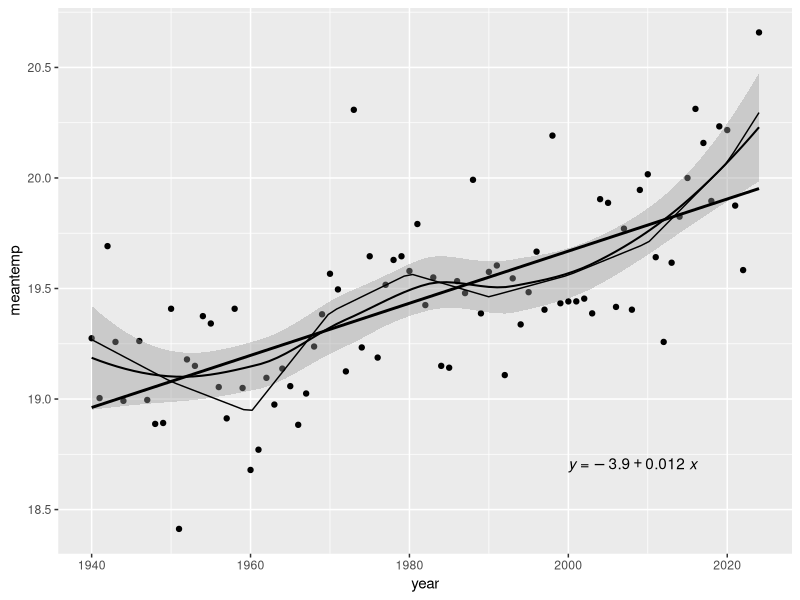
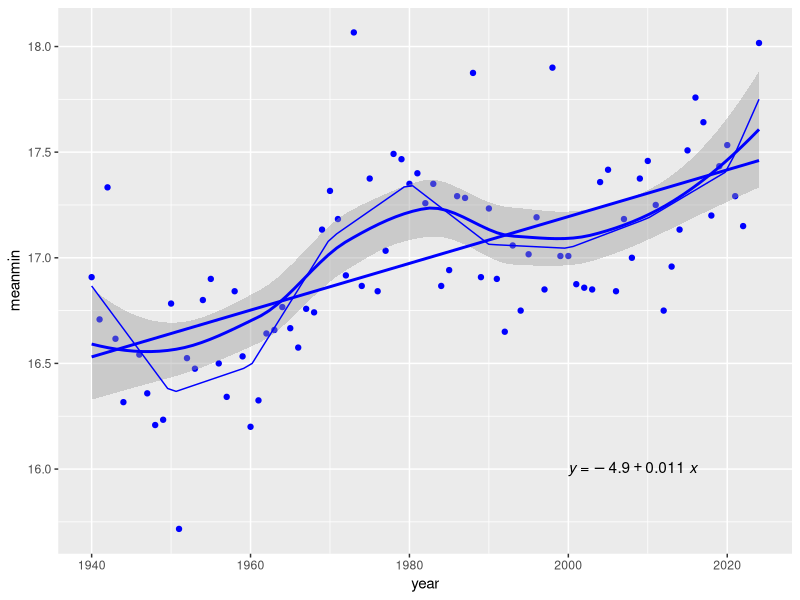
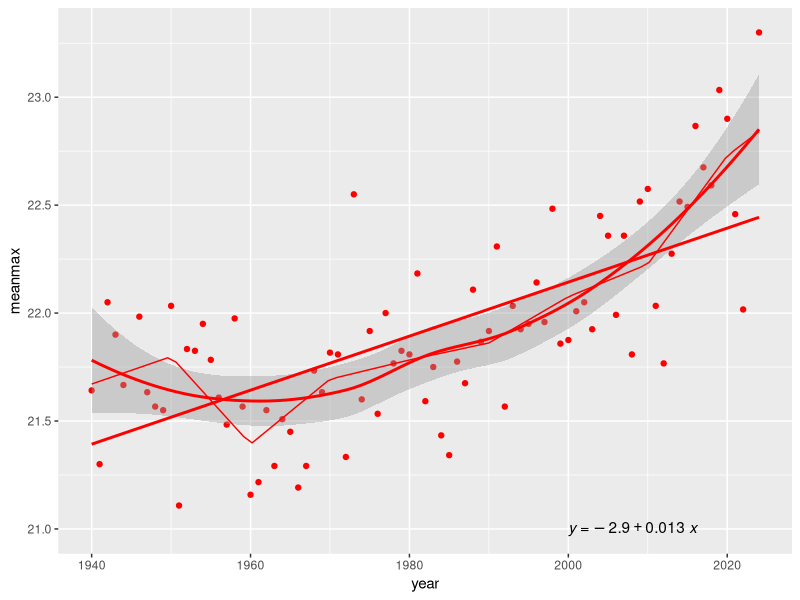
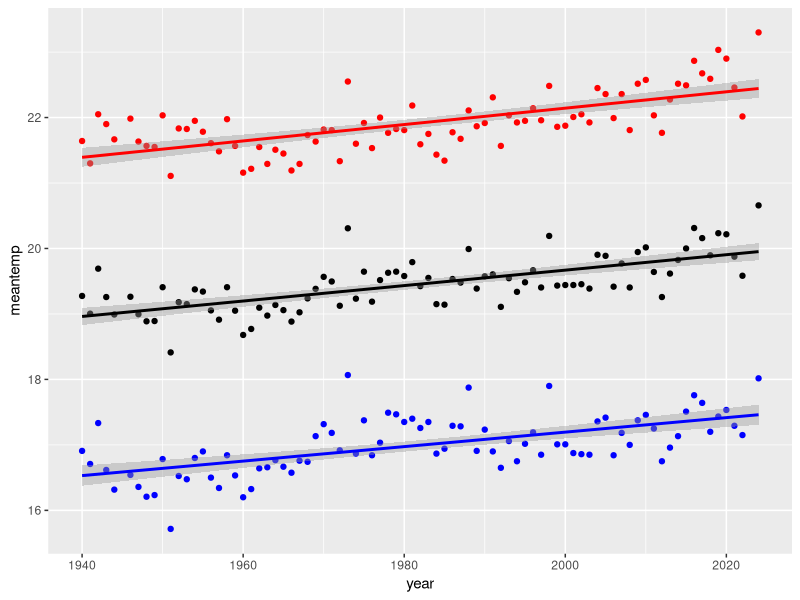
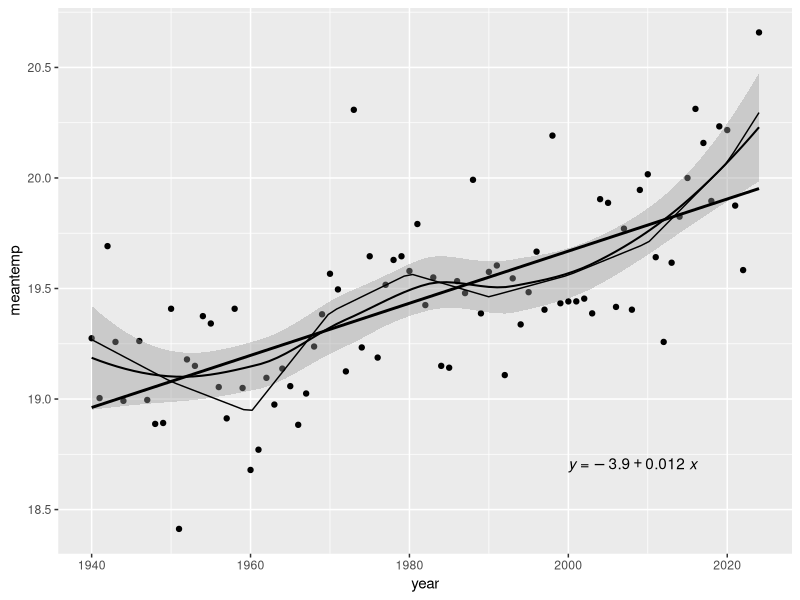
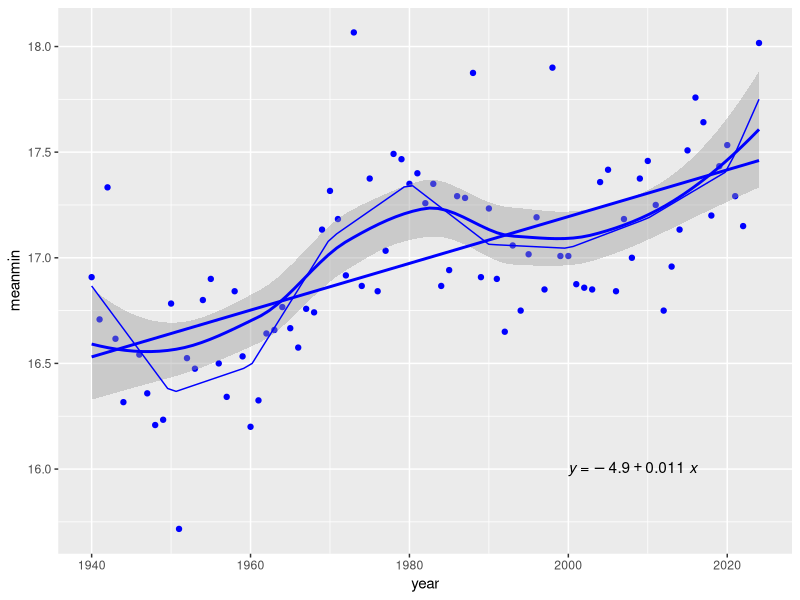
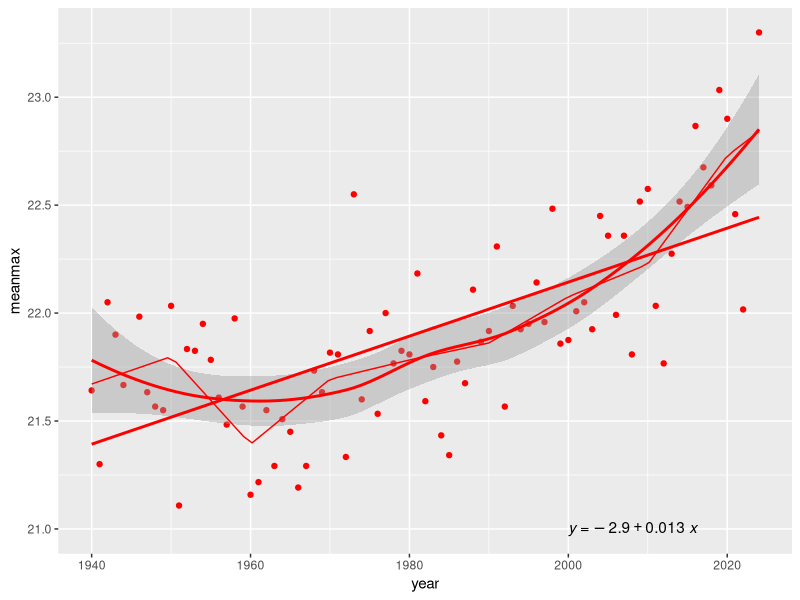
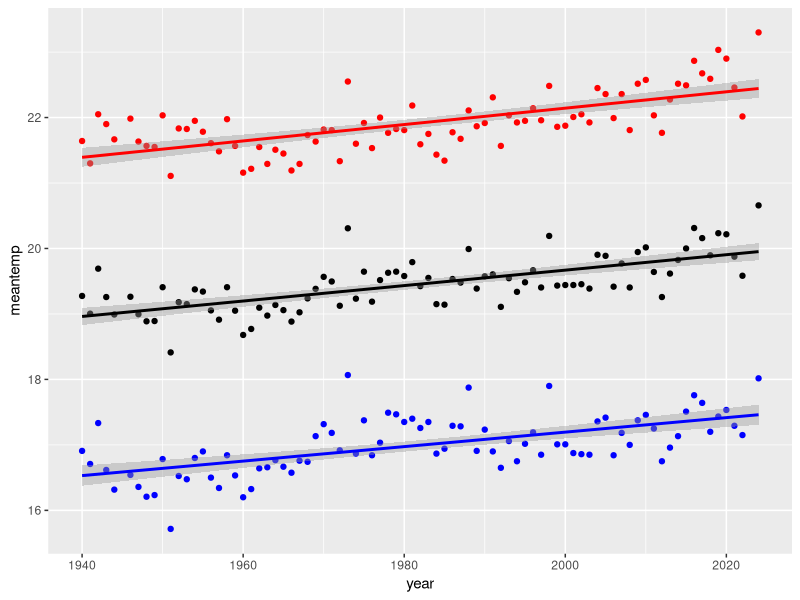

Reproduce these figures in R, in order. (Note: this script raises an error after producing the figures.)
## This script examines changepoints

## Load modules ##
library(lubridate)
library(dplyr)
library(ggplot2)
library(nlme)
library(segmented)
library(ggpubr)
library(splines)

setwd("C:/Users/sophm/UQ/QBIO7008/ProjectData/ClimateModelling")

# Read in data and clean
homvar_month <- read.csv("data/cipsap/Lord-Howe-Island-Aero_variables_monthly_1940_2024_hom.csv") |>
  rename_with(tolower) |>
  mutate(date = dmy(paste(1, month, year))) |>
  mutate(across(where(is.numeric), ~ replace(.x, .x == -99.9, NA))) |>
  dplyr::select(!c(country, station.name, day, dtr)) |>
  # Add seasonality
  mutate(season = case_when(month <3 | month == 12 ~ "DJF",
                            month < 6 ~ "MAM",
                            month < 9 ~ "JJA", 
                            month < 12 ~ "SON"))

# Make into annual dataset
annual_t <- homvar_month |>
    group_by(year) |>
    filter(!any(is.na(tmean), is.na(tmax), is.na(tmin))) |>
    summarise(meantemp = mean(tmean),
              meanmin = mean(tmin),
              meanmax = mean(tmax))

# For linear windows (decadal)
# Create knots every 10 years
knots_10yr <- seq(ceiling(min(annual_t$year) / 10) * 10, floor(max(annual_t$year) / 10) * 10, by = 10)

# Remove first/last years if they fall on the boundaries
knots_10yr <- knots_10yr[knots_10yr > min(annual_t$year) &knots_10yr < max(annual_t$year)]

# Plot MEAN TEMP TRENDS (lm, loess and linear piecewise trends)
ggplot(annual_t, aes(year, meantemp)) +
  geom_point(colour = "black") +
  geom_smooth(method = "loess", se = TRUE, colour = "black", linewidth = 0.7) +
  geom_smooth(method = "lm", se = FALSE, colour = "black", linewidth = 1) +
  stat_regline_equation(label.x = 2000, label.y = 18.7) +
  geom_smooth(method = "lm",formula = y ~ splines::bs(x,degree = 1,knots = knots_10yr), se = FALSE, linewidth = 0.5, colour = "black")
  
ggsave(paste("./graphs/changetrends_", "meantemp", ".jpeg", sep = ""))








# Plot MIN TEMP TRENDS (lm and loess)
ggplot(annual_t, aes(year, meanmin)) +
  geom_point(colour = "blue") +
  geom_smooth(method = "loess", se = TRUE, colour = "blue") +
  geom_smooth(method = "lm", se = FALSE, colour = "blue") +
  stat_regline_equation(label.x = 2000, label.y = 16) +
  geom_smooth(method = "lm",formula = y ~ splines::bs(x,degree = 1,knots = knots_10yr), se = FALSE, linewidth = 0.5, colour = "blue")
ggsave(paste("./graphs/changetrends_", "mintemp", ".jpeg", sep = ""))

# Plot MAX TEMP TRENDS (lm and loess)
ggplot(annual_t, aes(year, meanmax)) +
  geom_point(colour = "red") +
  geom_smooth(method = "loess", se = TRUE, colour = "red") +
  geom_smooth(method = "lm", se = FALSE, colour = "red") +
  stat_regline_equation(label.x = 2000, label.y = 21) +
  geom_smooth(method = "lm",formula = y ~ splines::bs(x,degree = 1,knots = knots_10yr), se = FALSE, linewidth = 0.5, colour = "red")

ggsave(paste("./graphs/changetrends_", "maxtemp", ".jpeg", sep = ""))

# Plot data 
ggplot(annual_t) +
  geom_point(aes(year, meantemp), colour = "black") +
  geom_smooth(aes(year, meantemp), method = "lm", se = TRUE, , colour = "black") +
  geom_point(aes(year, meanmin), colour = "blue") +
  geom_smooth(aes(year, meanmin), method = "lm", se = TRUE, colour = "blue") +
  geom_point(aes(year, meanmax), colour = "red") +
  geom_smooth(aes(year, meanmax), method = "lm", se = TRUE, colour = "red")

ggsave(paste("./graphs/changetrends_", "alltemp", ".jpeg", sep = ""))


# MEAN TEMP # Compare to basic linear model
m0 <- lm(meantemp ~ year, data = adj_t)
# Fit one estimated breakpoint
m0_seg <- segmented(
  m0,
  seg.Z = ~ year,
  psi = c(1980),   # starting guess
  npsi = 1
)
summary(m0_seg)
# 1948.33 estimated change

m0_seg$psi
slope(m0_seg)

# MEAN TEMP # Compare to adjusted dataset
m_adj <- lm(meanadj ~ year, data = adj_t)
# Fit one estimated breakpoint
m_adj_seg <- segmented(
  m_adj,
  seg.Z = ~ year,
  psi = c(1980),   # starting guess
  npsi = 1
)
summary(m_adj_seg)
# 1979  estimated change

m_adj_seg$psi
slope(m_adj_seg)

# Compare results
AIC(m0, m0_seg)
davies.test(m0, seg.Z = ~ year)

acf(residuals(m_seg))

adj_post <- adj |>
  filter(t>1940)

model <- piecewise.linear(adj_t$year,adj_t$meanadj, CI=FALSE)
plot(model)
print(model)
predict(model, 2001)

### STILL TO DO - Check autocorrelation for time series?? ###


plot(
  adj_t$year,
  adj_t$meanadj,
  pch = 16,
  xlab = "Year",
  ylab = "Mean temperature (°C)"
)
